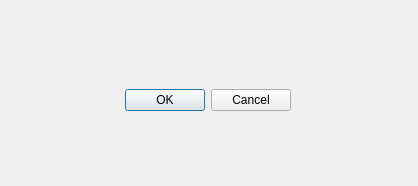
<?xml version="1.0" encoding="UTF-8"?>
<ui version="4.0">
 <class>Dialog</class>
 <widget class="QDialog" name="Dialog">
  <property name="geometry">
   <rect>
    <x>0</x>
    <y>0</y>
    <width>418</width>
    <height>186</height>
   </rect>
  </property>
  <property name="windowTitle">
   <string>Dialog</string>
  </property>
  <widget class="QDialogButtonBox" name="buttonBox">
   <property name="geometry">
    <rect>
     <x>70</x>
     <y>80</y>
     <width>221</width>
     <height>41</height>
    </rect>
   </property>
   <property name="orientation">
    <enum>Qt::Horizontal</enum>
   </property>
   <property name="standardButtons">
    <set>QDialogButtonBox::Cancel|QDialogButtonBox::Ok</set>
   </property>
  </widget>
 </widget>
 <resources/>
 <connections>
  <connection>
   <sender>buttonBox</sender>
   <signal>accepted()</signal>
   <receiver>Dialog</receiver>
   <slot>accept()</slot>
   <hints>
    <hint type="sourcelabel">
     <x>248</x>
     <y>254</y>
    </hint>
    <hint type="destinationlabel">
     <x>157</x>
     <y>274</y>
    </hint>
   </hints>
  </connection>
  <connection>
   <sender>buttonBox</sender>
   <signal>rejected()</signal>
   <receiver>Dialog</receiver>
   <slot>reject()</slot>
   <hints>
    <hint type="sourcelabel">
     <x>316</x>
     <y>260</y>
    </hint>
    <hint type="destinationlabel">
     <x>286</x>
     <y>274</y>
    </hint>
   </hints>
  </connection>
 </connections>
</ui>
